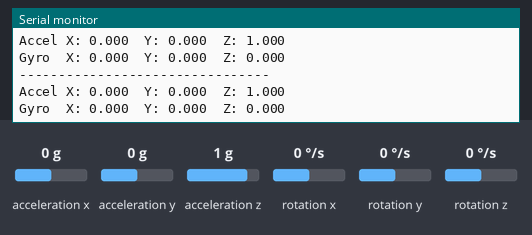
Simulated run of this sketch. Board: ESP32. On the bench: the last lines printed to the serial monitor. The inputs (shaded band) are chosen by the test bench; at power-on: rotation x 0 °/s, acceleration x 0 g, acceleration y 0 g, acceleration z 1 g, rotation y 0 °/s, rotation z 0 °/s.

Above: at 4.6 s.
4.7 s: rotation x set to 100 °/s
At 5.55 s:
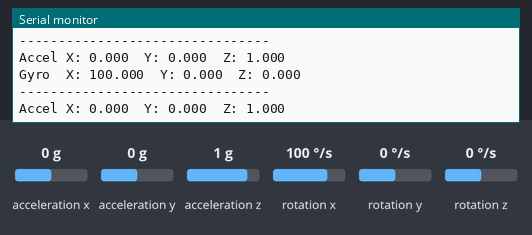
7.7 s: acceleration x set to -1.4 g
At 7.7 s:
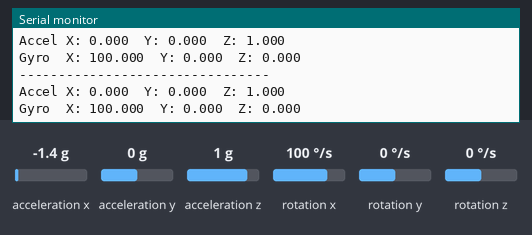
9.2 s: acceleration y set to -1.4 g
At 9.2 s:
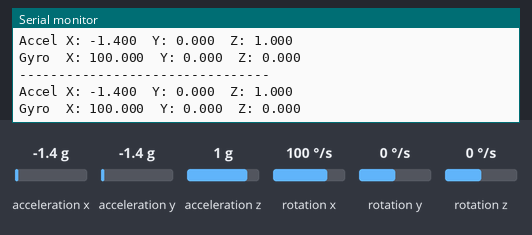
10.7 s: acceleration z set to -1.4 g
At 10.71 s:
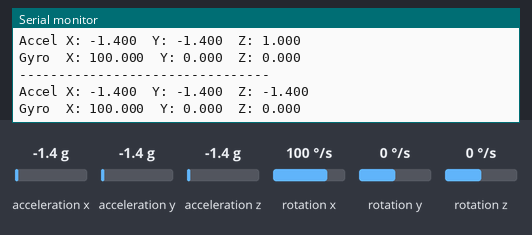
12.2 s: rotation y set to -192 °/s
At 12.22 s:
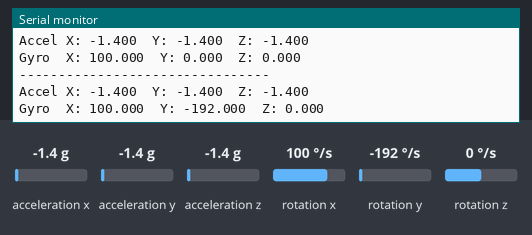

Measured:
- after the input at 4.7 s, the serial monitor: prints a new line after 0.10 s (image 1)
- after the input at 10.7 s, the serial monitor: prints a new line at once (image 4)
- after the input at 12.2 s, the serial monitor: prints a new line at once (image 5)

The sketch:

mpu.6500basic.ino
```cpp
#include <Wire.h>
#include <MPU9250_asukiaaa.h>

MPU9250_asukiaaa imu;

float gxOff = 0;
float gyOff = 0;
float gzOff = 0;

void calibrateGyro() {
  const int N = 500;

  for (int i = 0; i < N; i++) {
    imu.gyroUpdate();

    gxOff += imu.gyroX();
    gyOff += imu.gyroY();
    gzOff += imu.gyroZ();

    delay(5);
  }

  gxOff /= N;
  gyOff /= N;
  gzOff /= N;
}

void setup() {
  Serial.begin(115200);

  Wire.begin(21, 22);

  imu.setWire(&Wire);

  imu.beginAccel();
  imu.beginGyro();

  Serial.println("Calibrating...");
  calibrateGyro();
  Serial.println("Done");
}

void loop() {

  imu.accelUpdate();
  imu.gyroUpdate();

  float ax = imu.accelX();
  float ay = imu.accelY();
  float az = imu.accelZ();

  float gx = imu.gyroX() - gxOff;
  float gy = imu.gyroY() - gyOff;
  float gz = imu.gyroZ() - gzOff;

  Serial.println("--------------------------------");

  Serial.print("Accel X: ");
  Serial.print(ax, 3);
  Serial.print("  Y: ");
  Serial.print(ay, 3);
  Serial.print("  Z: ");
  Serial.println(az, 3);

  Serial.print("Gyro  X: ");
  Serial.print(gx, 3);
  Serial.print("  Y: ");
  Serial.print(gy, 3);
  Serial.print("  Z: ");
  Serial.println(gz, 3);

  delay(100);
}
```
